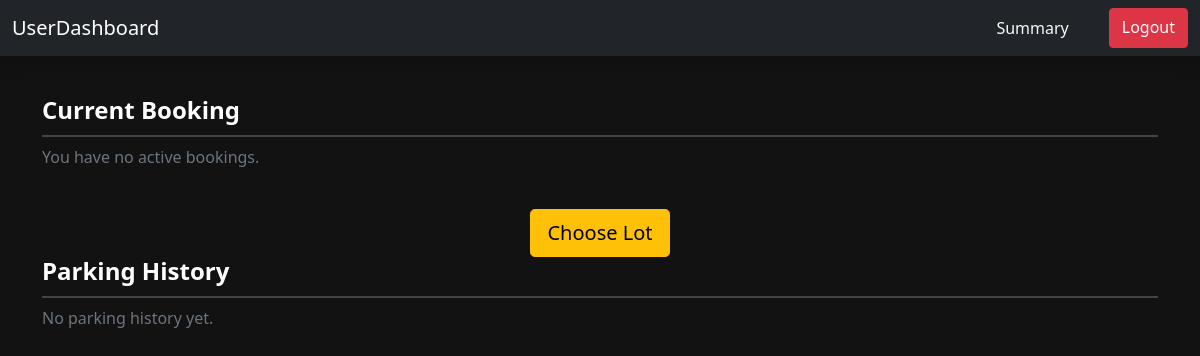
The page /user_dashboard.html/4 on the database as committed earlier.
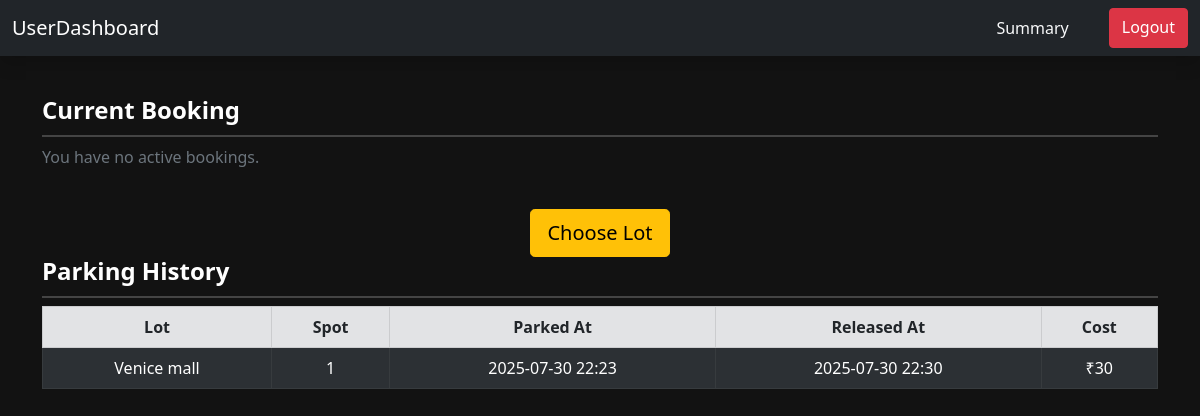
The same page on the database as committed later.
### models.py (models this page shows)
class Release(db.Model):
    id = db.Column(db.Integer, primary_key=True)
    spot_id = db.Column(db.Integer, db.ForeignKey('spot.id'), nullable=False)
    user_id = db.Column(db.Integer, db.ForeignKey('user.id'), nullable=False)
    parked_at = db.Column(db.DateTime, server_default=db.func.now())
    released_at = db.Column(db.DateTime, nullable=True)
    cost = db.Column(db.Integer, nullable=True)

class Lot(db.Model):
    id = db.Column(db.Integer, primary_key=True)
    prime_location = db.Column(db.String(), unique=True, nullable=False)
    price = db.Column(db.Integer, nullable=False)
    address = db.Column(db.String(), unique=True, nullable=False)
    pin_code = db.Column(db.Integer, nullable=False)
    maximum_spots = db.Column(db.Integer)
    spots = db.relationship('Spot', backref='lot', lazy=True)

class Spot(db.Model):
    id = db.Column(db.Integer, primary_key=True)
    lot_id = db.Column(db.Integer, db.ForeignKey('lot.id'), nullable=False)
    user_id = db.Column(db.Integer, db.ForeignKey('user.id'), nullable=True)
    spot_number = db.Column(db.Integer, nullable = False)
    status = db.Column(db.String(), default='available')
    user = db.relationship('User', backref='spots')
    releases = db.relationship('Release', backref='spot', lazy=True)

### app.py (the view)
@app.route('/user_dashboard.html/<int:user_id>', methods=['GET', 'POST'])
def user_dashboard(user_id):
    booker = User.query.get(user_id)
    current_spot = Spot.query.filter_by(user_id=user_id, status="Booked").all()
    history = Release.query.filter(Release.user_id == user_id,Release.released_at.isnot(None)).order_by(Release.released_at.desc()).all()
    return render_template('user_dashboard.html', booker=booker, current_spot=current_spot,history=history)

### templates/user_dashboard.html (shortened to what this page needs)
<!DOCTYPE html>
<html lang="en">
<head>
  <link rel="stylesheet" href="/static/user_dash.css">
  <link href="https://cdn.jsdelivr.net/npm/bootstrap@5.0.2/dist/css/bootstrap.min.css" rel="stylesheet">
</head>
<body>
<nav class="navbar navbar-expand-lg navbar-dark bg-dark shadow">
  <div class="container-fluid">
    <a class="navbar-brand" href="">UserDashboard</a>
    <div class="d-flex gap-4">
      <a class="nav-link text-light" href="{{ url_for('user_summary', user_id=booker.id) }}">Summary</a>
      <a class="btn btn-danger" href="/login">Logout</a>
    </div>
  </div>
</nav>
<div class="container">
  <h4 style="color: white;"><strong>Current Booking</strong> </h4>
  {% if current_spot %}
    <div class="scroll-box">
      <table class="table table-dark table-striped table-bordered align-middle">
        <thead class="table-secondary text-dark">
          <tr>
            <th>Spot Number</th>
            <th>Lot ID</th>
            <th>Location</th>
            <th>Action</th>
          </tr>
        </thead>
        <tbody>
          {% for spot in current_spot %}
          <tr>
            <td>{{ spot.spot_number }}</td>
            <td>{{ spot.lot_id }}</td>
            <td>{{ spot.lot.prime_location if spot.lot else 'Unknown' }}</td>
            <td>
              {% if spot.status == 'Booked' %}
                <form method="POST" action="{{ url_for('release', spot_id=spot.id, user_id=booker.id) }}">
                  <button class="btn btn-success btn-sm" type="submit">Release</button>
                </form>
              {% else %}
                <button class="btn btn-secondary btn-sm" disabled>Parked Out</button>
              {% endif %}
            </td>
          </tr>
          {% endfor %}
        </tbody>
      </table>
    </div>
  {% else %}
    <p class="text-muted">You have no active bookings.</p>
  {% endif %}
  <div class="text-center">
    <a href="{{ url_for('book', user_id=booker.id) }}" class="btn btn-warning btn-lg mt-4">Choose Lot</a>
  </div>
  <h4 style="color: white;"><strong>Parking History</strong></h4>
  {% if history %}
    <div class="scroll-box">
      <table class="table table-dark table-bordered table-striped text-center align-middle">
        <thead class="table-secondary text-dark">
          <tr>
            <th>Lot</th>
            <th>Spot</th>
            <th>Parked At</th>
            <th>Released At</th>
            <th>Cost</th>
          </tr>
        </thead>
        <tbody>
          {% for item in history %}
          <tr>
            <td>{{ item.spot.lot.prime_location if item.spot and item.spot.lot else 'Unknown Lot' }}</td>
            <td>{{ item.spot.spot_number if item.spot else 'Unknown Spot' }}</td>
            <td>{{ item.parked_at.strftime('%Y-%m-%d %H:%M') if item.parked_at else 'N/A' }}</td>
            <td>{{ item.released_at.strftime('%Y-%m-%d %H:%M') if item.released_at else 'N/A' }}</td>
            <td>₹{{ item.cost }}</td>
          </tr>
          {% endfor %}
        </tbody>
      </table>
    </div>
  {% else %}
    <p class="text-muted">No parking history yet.</p>
  {% endif %}
</div>
</body>
</html>

Rows that differ between the two databases and show on the page:
added Release: spot.lot "Venice mall", spot "1", parked_at "2025-07-30 22:23", released_at "2025-07-30 22:30", cost "30"
Other text that changed with them:
text no longer shown: "No parking history yet."
text now shown: "Lot Spot Parked At Released At Cost"
